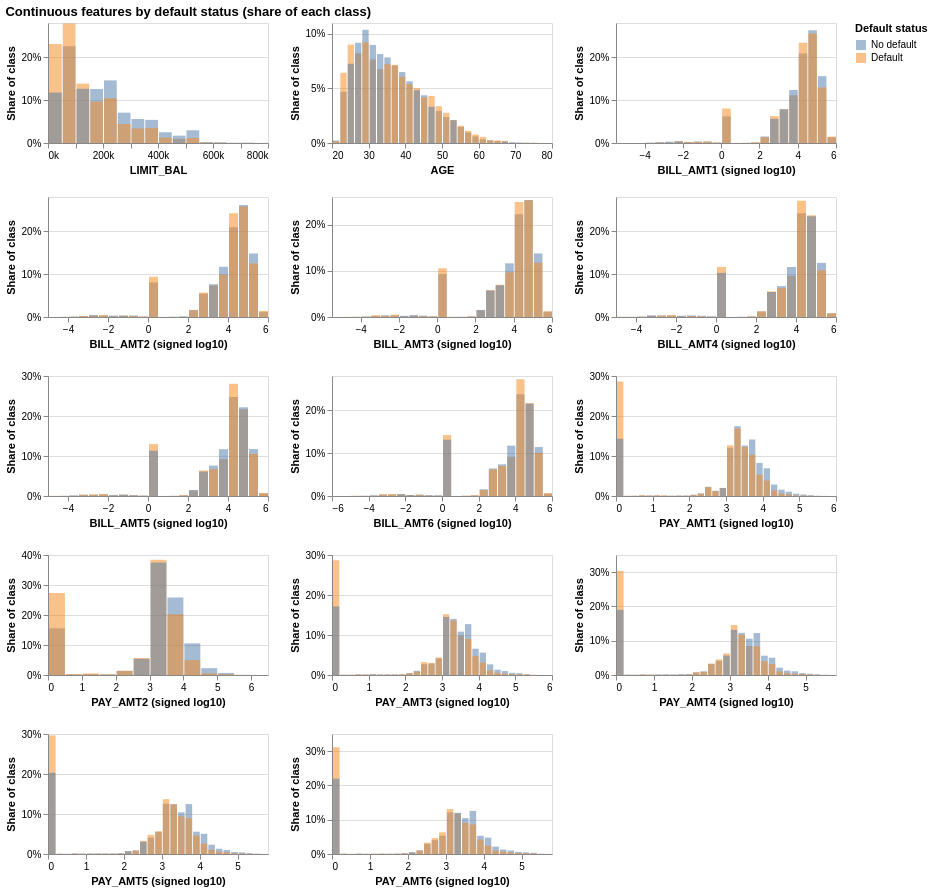

The code cell stored with this chart in its notebook:
### Code cell
alt.concat(
    class_hist(train, "LIMIT_BAL"),
    class_hist(train, "AGE"),
    *[class_hist(train, col, log=True) for col in [*BILL_AMTS, *PAY_AMTS]],
    columns=3,
).properties(title="Continuous features by default status (share of each class)")
